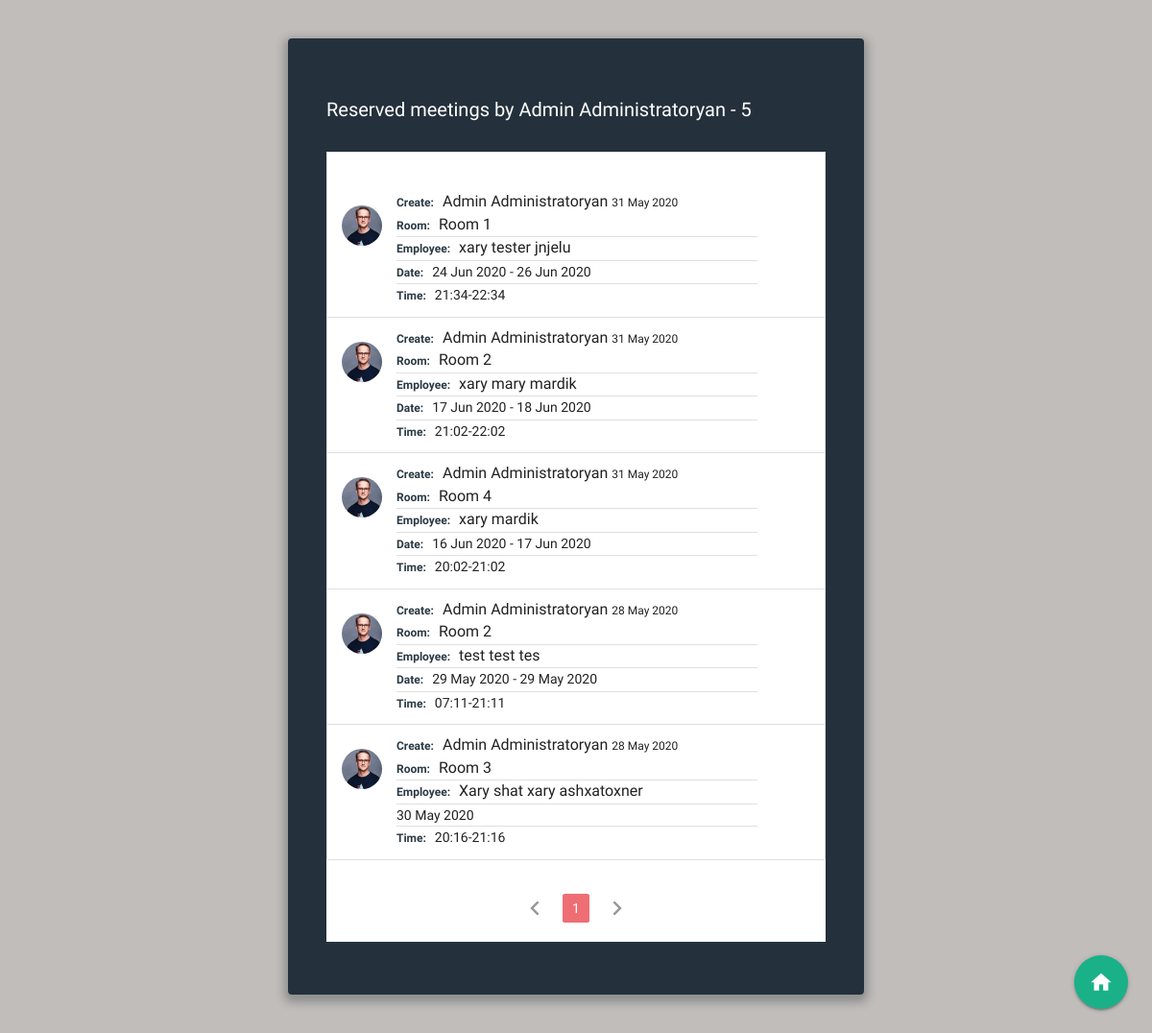
The page /user/1 on the database as committed earlier.
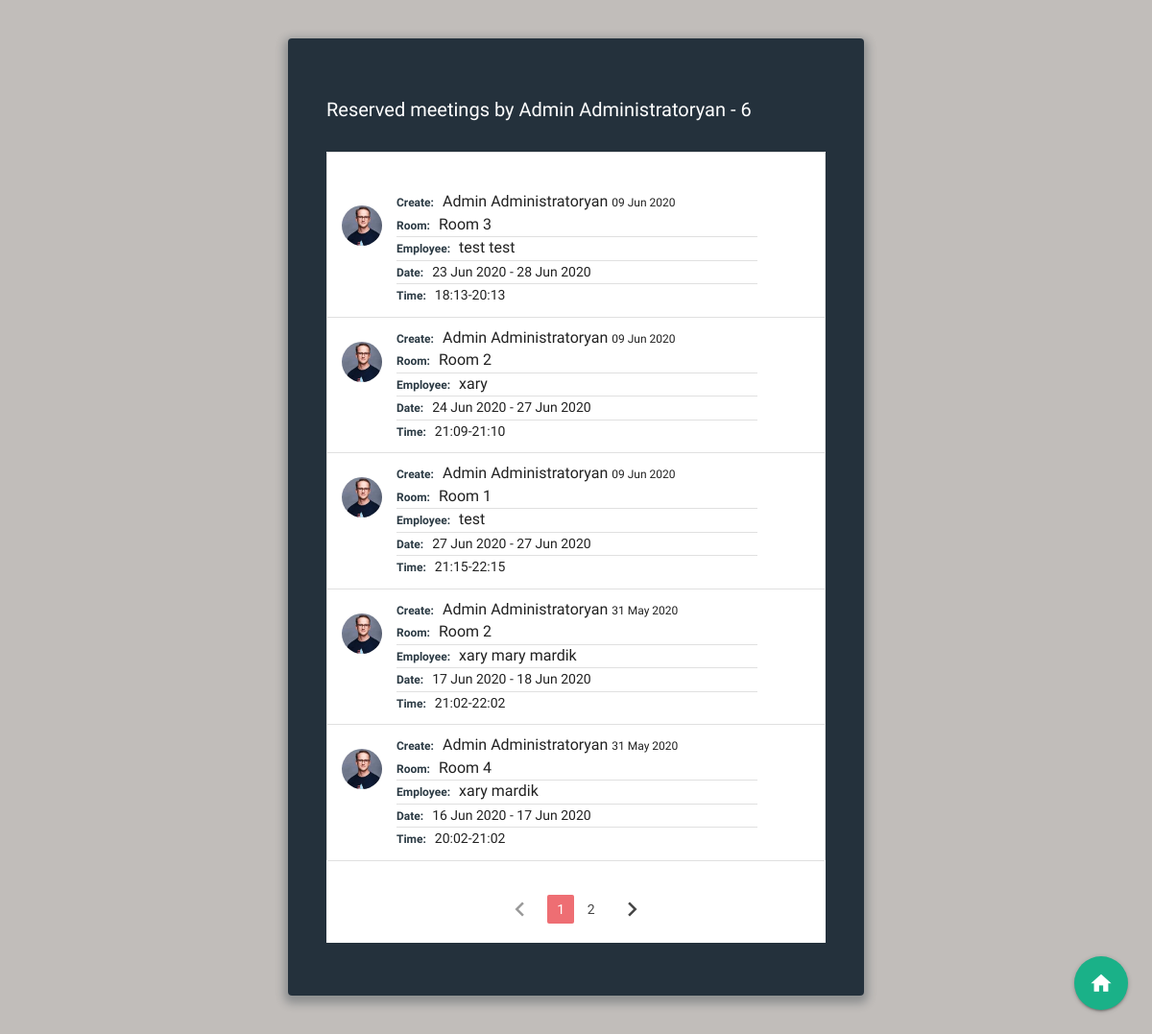
The same page on the database as committed later.
### meeting_app/models.py (models this page shows, shortened)
class Meeting(db.Model):
  id = db.Column(db.Integer, primary_key=True)
  room = db.Column(db.String(100), nullable=False)
  employee = db.Column(db.String(250), nullable=False)
  start_date = db.Column(db.Date, nullable=False)
  end_date = db.Column(db.Date)
  start_time = db.Column(db.Time, nullable=False)
  end_time = db.Column(db.Time, nullable=False)
  created_date = db.Column(db.DateTime, nullable=False, default=datetime.utcnow)
  user_id = db.Column(db.Integer, db.ForeignKey('user.id'), nullable=False)

class User(db.Model, UserMixin):
  id = db.Column(db.Integer, primary_key=True)
  fname = db.Column(db.String(60), nullable=False)
  lname = db.Column(db.String(60), nullable=False)
  email = db.Column(db.String(120), unique=True, nullable=False)
  image_file = db.Column(db.String(20), nullable=False, default='avatar.png')
  usertype = db.Column(db.String(20), nullable=False, default="user")
  password = db.Column(db.String(60), nullable=False)
  created_meetings = db.relationship('Meeting', backref='author', lazy=True)

### meeting_app/users/routes.py (the view)
@users.route('/user/<int:id>')
def user_reserves(id):
  page = request.args.get('page', type=int)
  user=User.query.filter_by(id=id).first_or_404()
  current_date = datetime(datetime.today().year, datetime.today().month, datetime.today().day)
  date_now = current_date - timedelta(days = 1)
  meetings = Meeting.query.filter_by(author=user).order_by(Meeting.end_date.desc())\
                    .paginate(page=page,per_page=5)
  return render_template('user_reserves.html', meetings=meetings, user=user, current_date=current_date)

### meeting_app/templates/user_reserves.html (shortened to what this page needs)
{%extends "layout.html"%}
{% block content %}
<div class="wrap">
<section class="user-reserves-section">
    <h4>Reserved meetings by  {{user.fname}} {{user.lname}} - {{meetings.total}}</h4>
<div id="shedule">
 <ul class="collection">
  {% if meetings.items != [] %}
    {% for meeting in meetings.items %}
    <li class="collection-item avatar">
      <div class="img-wrapper circle">
        <div class="img " style="background-image: url({{url_for('static', filename='img/'+meeting.author.image_file, )}})"></div>
      </div>
      <span class="title5 collection-title">Create:</span>
      <a href="{{url_for('users.user_reserves', id=meeting.author.id)}}"></a>{{meeting.author.fname}} {{meeting.author.lname}} </a>
      <span class="small-text">{{meeting.created_date.strftime('%d %b %Y')}}  </span>
      <p>
        <span class="collection-title">Room:</span>    {{meeting.room}}
        <p class="divider"></p>
        <span class="collection-title">Employee:</span> {{meeting.employee}}
        <p class="divider"></p>
        {% if meeting.end_date %}
          <span class="collection-title">Date:</span> <span class="date">{{ meeting.start_date.strftime('%d %b %Y')}} -
          {{meeting.end_date.strftime('%d %b %Y')}} </span>
        {% else %}
        <span class="date"> {{ meeting.start_date.strftime('%d %b %Y')}}</span>
        {% endif %}
        <p class="divider"></p>
        <span class="collection-title">Time:</span> <span class="date">{{meeting.start_time.strftime('%H:%M')}}-{{meeting.end_time.strftime('%H:%M')}}</span>
      </p>
    </li>
    {%endfor%}
  </ul>
  <ul class="pagination">
    {% if meetings.has_prev %}
    <li class="arrow"><a  href="{{ url_for('users.user_reserves', id=user.id, page=meetings.prev_num)}}"><i class="material-icons">chevron_left</i></a></li>
    {% else %}
    <li class="disabled"><a href="#!"><i class="material-icons">chevron_left</i></a></li>
    {% endif %}
    {% for page_num in meetings.iter_pages(left_edge=1, right_edge=1, left_current=1,right_current=2) %}
      {% if page_num %}
        {% if meetings.page ==page_num %}
          <li class="active"> <a href="{{ url_for('users.user_reserves', id=user.id, page=page_num)}}">{{page_num}}</a></li>
        {% else %}
          <li class="waves-effect pag-element"> <a href="{{ url_for('users.user_reserves', id=user.id, page=page_num)}}">{{page_num}}</a></li>
        {% endif %}
      {% else %}
        <span>...</span>
      {% endif %}
    {% endfor %}
    {% if meetings.has_next %}
      <li class="arrow"><a href="{{ url_for('users.user_reserves', id=user.id, page=meetings.next_num)}}"><i class="material-icons">chevron_right</i></a></li>
    {% else %}
    <li class="disabled"><a href="#!"><i class="material-icons">chevron_right</i></a></li>
    {% endif %}
    {% else %}
    <p class="no-shedules">There are no scheduled meetings, please add a meeting...</p>
    {% endif %}
  </ul>
</div>
<div class="fixed-button-wrapper">
  <a class="btn-floating btn-large" href="{{url_for('main.index')}}"><i class="material-icons">home</i></a>
</div>
</section>
</div>
{% endblock %}

Rows that differ between the two databases and show on the page:
no longer on this page (row edited): Meeting: image_file (picture), author.fname "Admin", author.lname "Administratoryan", created_date "31 May 2020", room "Room 1", employee "xary tester jnjelu", start_date "24 Jun 2020", end_date "26 Jun 2020", start_time "21:34", end_time "22:34"
no longer on this page (row unchanged): Meeting: image_file (picture), author.fname "Admin", author.lname "Administratoryan", created_date "28 May 2020", room "Room 2", employee "test test tes", start_date "29 May 2020", end_date "29 May 2020", start_time "07:11", end_time "21:11"
removed Meeting: image_file (picture), author.fname "Admin", author.lname "Administratoryan", created_date "28 May 2020", room "Room 3", employee "Xary shat xary ashxatoxner", start_date "30 May 2020", start_time "20:16", end_time "21:16"
now on this page (row edited): Meeting: image_file (picture), author.fname "Admin", author.lname "Administratoryan", created_date "09 Jun 2020", room "Room 3", employee "test test", start_date "23 Jun 2020", end_date "28 Jun 2020", start_time "18:13", end_time "20:13"
now on this page (row edited): Meeting: image_file (picture), author.fname "Admin", author.lname "Administratoryan", created_date "09 Jun 2020", room "Room 2", employee "xary", start_date "24 Jun 2020", end_date "27 Jun 2020", start_time "21:09", end_time "21:10"
now on this page (row edited): Meeting: image_file (picture), author.fname "Admin", author.lname "Administratoryan", created_date "09 Jun 2020", room "Room 1", employee "test", start_date "27 Jun 2020", end_date "27 Jun 2020", start_time "21:15", end_time "22:15"
Other text that changed with them:
{{ meetings.total }}: "5" → "6"
new list line: "2"
